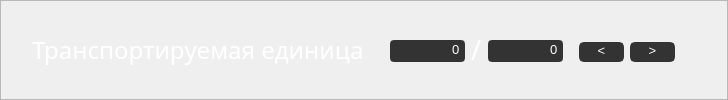
                     <widget class="QFrame" name="frame_5">
                      <property name="minimumSize">
                       <size>
                        <width>55</width>
                        <height>55</height>
                       </size>
                      </property>
                      <property name="styleSheet">
                       <string notr="true"/>
                      </property>
                      <property name="frameShape">
                       <enum>QFrame::StyledPanel</enum>
                      </property>
                      <property name="frameShadow">
                       <enum>QFrame::Raised</enum>
                      </property>
                      <layout class="QHBoxLayout" name="horizontalLayout_9">
                       <item>
                        <spacer name="horizontalSpacer_12">
                         <property name="orientation">
                          <enum>Qt::Horizontal</enum>
                         </property>
                         <property name="sizeType">
                          <enum>QSizePolicy::Fixed</enum>
                         </property>
                         <property name="sizeHint" stdset="0">
                          <size>
                           <width>20</width>
                           <height>20</height>
                          </size>
                         </property>
                        </spacer>
                       </item>
                       <item>
                        <widget class="QLabel" name="label_home_main_title">
                         <property name="sizePolicy">
                          <sizepolicy hsizetype="Preferred" vsizetype="Preferred">
                           <horstretch>0</horstretch>
                           <verstretch>0</verstretch>
                          </sizepolicy>
                         </property>
                         <property name="minimumSize">
                          <size>
                           <width>0</width>
                           <height>0</height>
                          </size>
                         </property>
                         <property name="maximumSize">
                          <size>
                           <width>16777215</width>
                           <height>16777215</height>
                          </size>
                         </property>
                         <property name="font">
                          <font>
                           <family>Segoe UI Semilight</family>
                           <pointsize>20</pointsize>
                          </font>
                         </property>
                         <property name="styleSheet">
                          <string notr="true">QLabel {
	color:rgb(255,255,255);
}</string>
                         </property>
                         <property name="text">
                          <string>&lt;html&gt;&lt;head/&gt;&lt;body&gt;&lt;p&gt;&lt;span style=&quot; font-size:18pt;&quot;&gt;Транспортируемая единица&lt;/span&gt;&lt;/p&gt;&lt;/body&gt;&lt;/html&gt;</string>
                         </property>
                         <property name="textFormat">
                          <enum>Qt::RichText</enum>
                         </property>
                        </widget>
                       </item>
                       <item>
                        <spacer name="horizontalSpacer_10">
                         <property name="orientation">
                          <enum>Qt::Horizontal</enum>
                         </property>
                         <property name="sizeType">
                          <enum>QSizePolicy::Fixed</enum>
                         </property>
                         <property name="sizeHint" stdset="0">
                          <size>
                           <width>20</width>
                           <height>20</height>
                          </size>
                         </property>
                        </spacer>
                       </item>
                       <item>
                        <widget class="QLineEdit" name="line_home_page_current">
                         <property name="enabled">
                          <bool>true</bool>
                         </property>
                         <property name="sizePolicy">
                          <sizepolicy hsizetype="Fixed" vsizetype="Fixed">
                           <horstretch>0</horstretch>
                           <verstretch>0</verstretch>
                          </sizepolicy>
                         </property>
                         <property name="minimumSize">
                          <size>
                           <width>50</width>
                           <height>25</height>
                          </size>
                         </property>
                         <property name="maximumSize">
                          <size>
                           <width>75</width>
                           <height>25</height>
                          </size>
                         </property>
                         <property name="font">
                          <font>
                           <family>Segoe UI</family>
                           <pointsize>10</pointsize>
                          </font>
                         </property>
                         <property name="styleSheet">
                          <string notr="true">QLineEdit {
	color:rgb(255,255,255);
	border:2px solid rgb(51,51,51);
	border-radius:4px;
	background:rgb(51,51,51);
	margin-top: 3px;
	padding-bottom: 3px;
}

QLineEdit:disabled {
	color:rgb(255,255,255);
	border:2px solid rgb(112,112,112);
	border-radius:4px;
	background:rgb(112,112,112);
}</string>
                         </property>
                         <property name="text">
                          <string>0</string>
                         </property>
                         <property name="alignment">
                          <set>Qt::AlignRight|Qt::AlignTrailing|Qt::AlignVCenter</set>
                         </property>
                        </widget>
                       </item>
                       <item>
                        <widget class="QLabel" name="label_home_main_slash">
                         <property name="sizePolicy">
                          <sizepolicy hsizetype="Preferred" vsizetype="Preferred">
                           <horstretch>0</horstretch>
                           <verstretch>0</verstretch>
                          </sizepolicy>
                         </property>
                         <property name="minimumSize">
                          <size>
                           <width>0</width>
                           <height>0</height>
                          </size>
                         </property>
                         <property name="maximumSize">
                          <size>
                           <width>16777215</width>
                           <height>16777215</height>
                          </size>
                         </property>
                         <property name="font">
                          <font>
                           <family>Segoe UI Semilight</family>
                           <pointsize>24</pointsize>
                          </font>
                         </property>
                         <property name="styleSheet">
                          <string notr="true"/>
                         </property>
                         <property name="text">
                          <string>&lt;html&gt;&lt;head/&gt;&lt;body&gt;&lt;p&gt;&lt;span style=&quot; font-size:20pt; color:#ffffff;&quot;&gt;/&lt;/span&gt;&lt;/p&gt;&lt;/body&gt;&lt;/html&gt;</string>
                         </property>
                         <property name="textFormat">
                          <enum>Qt::RichText</enum>
                         </property>
                        </widget>
                       </item>
                       <item>
                        <widget class="QLineEdit" name="line_home_page_total">
                         <property name="enabled">
                          <bool>true</bool>
                         </property>
                         <property name="sizePolicy">
                          <sizepolicy hsizetype="Fixed" vsizetype="Fixed">
                           <horstretch>0</horstretch>
                           <verstretch>0</verstretch>
                          </sizepolicy>
                         </property>
                         <property name="minimumSize">
                          <size>
                           <width>50</width>
                           <height>25</height>
                          </size>
                         </property>
                         <property name="maximumSize">
                          <size>
                           <width>75</width>
                           <height>25</height>
                          </size>
                         </property>
                         <property name="font">
                          <font>
                           <family>Segoe UI</family>
                           <pointsize>10</pointsize>
                          </font>
                         </property>
                         <property name="styleSheet">
                          <string notr="true">QLineEdit {
	color:rgb(255,255,255);
	border:2px solid rgb(51,51,51);
	border-radius:4px;
	background:rgb(51,51,51);
	margin-top: 3px;
	padding-bottom: 3px;
}

QLineEdit:disabled {
	color:rgb(255,255,255);
	border:2px solid rgb(112,112,112);
	border-radius:4px;
	background:rgb(112,112,112);
}</string>
                         </property>
                         <property name="text">
                          <string>0</string>
                         </property>
                         <property name="alignment">
                          <set>Qt::AlignRight|Qt::AlignTrailing|Qt::AlignVCenter</set>
                         </property>
                        </widget>
                       </item>
                       <item>
                        <spacer name="horizontalSpacer_11">
                         <property name="orientation">
                          <enum>Qt::Horizontal</enum>
                         </property>
                         <property name="sizeType">
                          <enum>QSizePolicy::Fixed</enum>
                         </property>
                         <property name="sizeHint" stdset="0">
                          <size>
                           <width>10</width>
                           <height>20</height>
                          </size>
                         </property>
                        </spacer>
                       </item>
                       <item>
                        <widget class="QPushButton" name="bn_cargocards_page_previous">
                         <property name="minimumSize">
                          <size>
                           <width>45</width>
                           <height>25</height>
                          </size>
                         </property>
                         <property name="maximumSize">
                          <size>
                           <width>69</width>
                           <height>25</height>
                          </size>
                         </property>
                         <property name="font">
                          <font>
                           <family>Segoe UI</family>
                           <pointsize>10</pointsize>
                          </font>
                         </property>
                         <property name="styleSheet">
                          <string notr="true">QPushButton {
	border: 2px solid rgb(51,51,51);
	border-radius: 5px;	
	color:rgb(255,255,255);
	background-color: rgb(51,51,51);
	margin-top: 5px;
	padding-bottom: 3px;
}
QPushButton:hover {
	border: 2px solid rgb(0,143,150);
	background-color: rgb(0,143,150);
}
QPushButton:pressed {	
	border: 2px solid rgb(0,143,150);
	background-color: rgb(51,51,51);
}

QPushButton:disabled {	
	border-radius: 5px;	
	border: 2px solid rgb(112,112,112);
	background-color: rgb(112,112,112);
}</string>
                         </property>
                         <property name="text">
                          <string>&lt;</string>
                         </property>
                        </widget>
                       </item>
                       <item>
                        <widget class="QPushButton" name="bn_cargocards_page_next">
                         <property name="minimumSize">
                          <size>
                           <width>45</width>
                           <height>25</height>
                          </size>
                         </property>
                         <property name="maximumSize">
                          <size>
                           <width>69</width>
                           <height>25</height>
                          </size>
                         </property>
                         <property name="font">
                          <font>
                           <family>Segoe UI</family>
                           <pointsize>10</pointsize>
                          </font>
                         </property>
                         <property name="styleSheet">
                          <string notr="true">QPushButton {
	border: 2px solid rgb(51,51,51);
	border-radius: 5px;	
	color:rgb(255,255,255);
	background-color: rgb(51,51,51);
	margin-top: 5px;
	padding-bottom: 3px;
}
QPushButton:hover {
	border: 2px solid rgb(0,143,150);
	background-color: rgb(0,143,150);
}
QPushButton:pressed {	
	border: 2px solid rgb(0,143,150);
	background-color: rgb(51,51,51);
}

QPushButton:disabled {	
	border-radius: 5px;	
	border: 2px solid rgb(112,112,112);
	background-color: rgb(112,112,112);
}</string>
                         </property>
                         <property name="text">
                          <string>&gt;</string>
                         </property>
                        </widget>
                       </item>
                       <item>
                        <spacer name="horizontalSpacer_9">
                         <property name="orientation">
                          <enum>Qt::Horizontal</enum>
                         </property>
                         <property name="sizeType">
                          <enum>QSizePolicy::Expanding</enum>
                         </property>
                         <property name="sizeHint" stdset="0">
                          <size>
                           <width>41</width>
                           <height>20</height>
                          </size>
                         </property>
                        </spacer>
                       </item>
                      </layout>
                     </widget>
